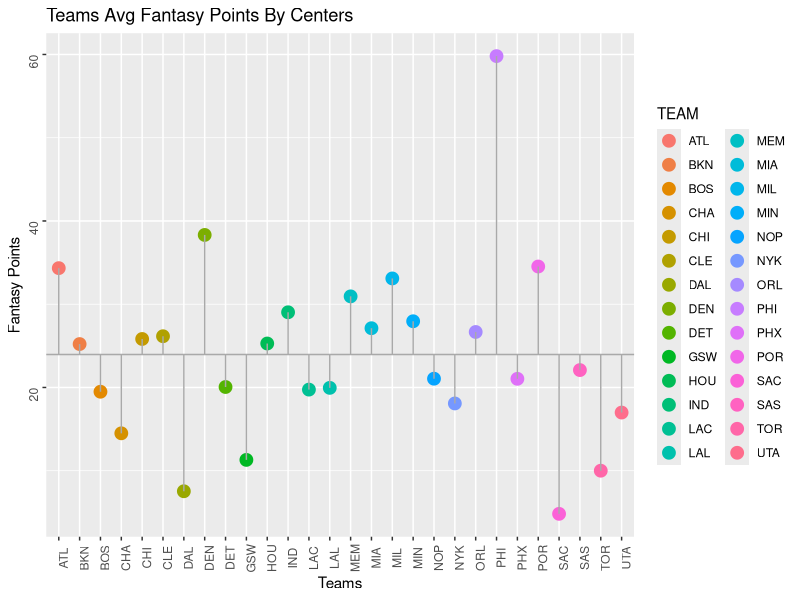

Recreate this plot in R.
library(tidyverse)

nba_stats <- read.csv("NBA Fantasy - 1_12_23.csv")

C_stats <- nba_stats %>% 
  group_by(TEAM, Pos) %>% 
  filter(Pos == "C") %>% 
  summarise(mean_FP = mean(FP)) 


C_stats %>% 
  ggplot(aes(TEAM, mean_FP, 
             colour = TEAM))+
  geom_point(size = 4)+
  geom_segment(aes(x = TEAM,
                   y = mean(mean(mean_FP)),
                   xend = TEAM,
                   yend = mean_FP),
               colour = "dark grey")+
  geom_hline(yintercept = mean(C_stats$mean_FP),
             colour = "dark grey")+
  theme(axis.text = element_text(angle = 90))+
  labs(title = "Teams Avg Fantasy Points By Centers",
       y = "Fantasy Points",
       x = "Teams")
